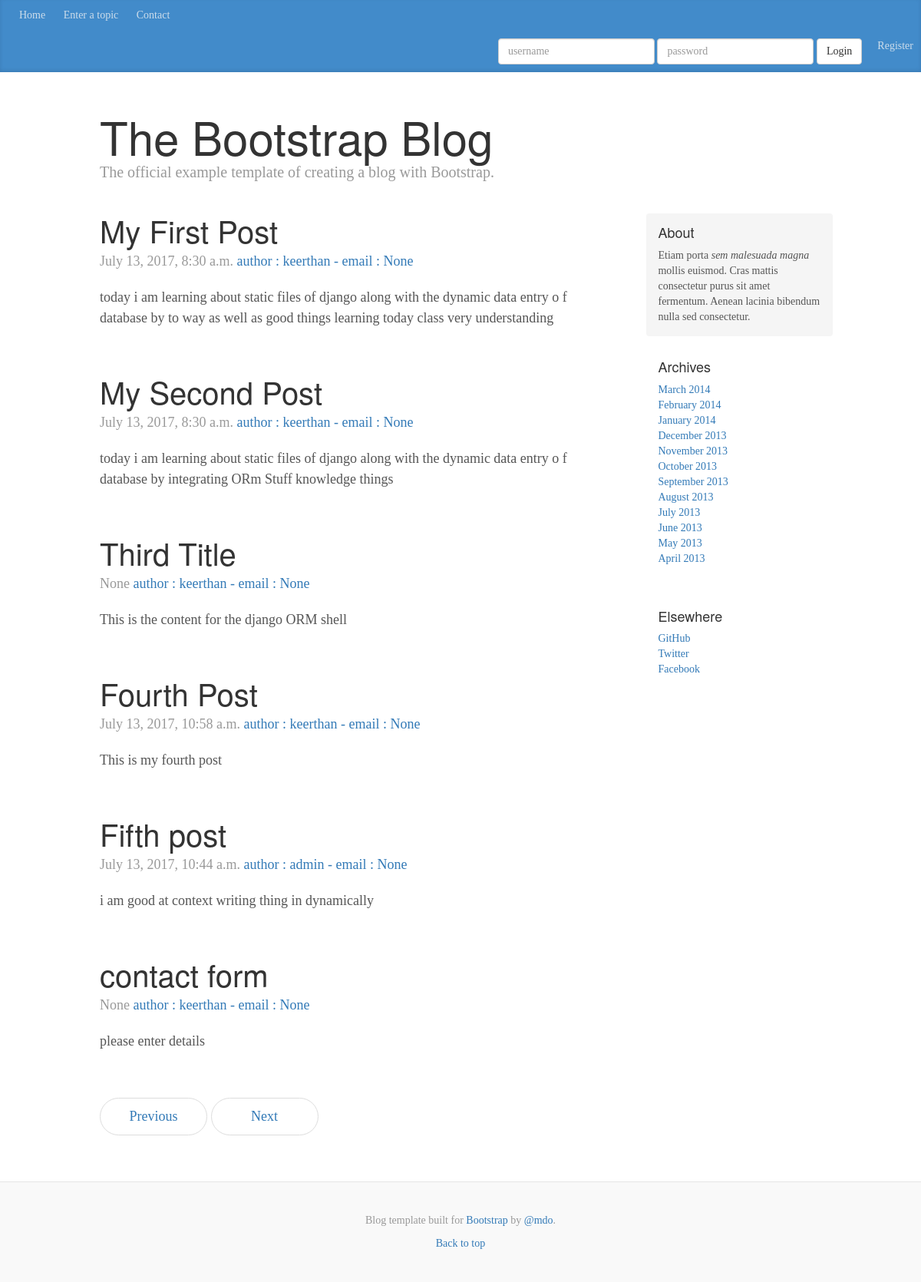
Screenshot of /blog/ with the database file from the repository.
### blog/models.py (models this page shows)
class Post(models.Model):
	author = models.ForeignKey('auth.user')
	email = models.EmailField(max_length=20,null=True,blank=True)
	title = models.CharField(max_length=200)
	text = models.TextField()
	created_date = models.DateTimeField(default=timezone.now)
	published_date = models.DateTimeField(blank=True,null=True)  # blank=True - Form,# null = True - database
 	def publish(self):
 		self.published_date = timezone.now()
 		self.save()
 	def __str__(self):     # __str__ or __unicode__
 		return self.title #return self.author

### blog/views.py (the view)
def home(request):
	posts = Post.objects.all()
	context = {'namesdb' : posts}
	return render(request,'blog/home.html',context)

### templates/blog/home.html
{% extends "base.html" %}
{% block 'frontpage' %}
      <div class="container">
      <div class="blog-header">
        <h1 class="blog-title">The Bootstrap Blog</h1>
        <p class="lead blog-description">The official example template of creating a blog with Bootstrap.</p>
      </div>
      <div class="row">
        <div class="col-sm-8 blog-main">
  {% for value in namesdb %}
          <div class="blog-post">
          <h2 class="blog-post-title">{{ value.title}}</h2>
          <p class="blog-post-meta">{{ value.published_date }} <a href="#">author : {{ value.author }} - email : {{ value.email}}</a></p>
          <p>{{ value.text}}</p>
          </div>
  {% endfor %}
          <nav>
            <ul class="pager">
              <li><a href="#">Previous</a></li>
              <li><a href="#">Next</a></li>
            </ul>
          </nav>
        </div>
        {% include 'common/sidebar.html' %}
      </div>
    </div>
{% endblock %}

### templates/base.html (shortened to what this page needs)
<!DOCTYPE html>
<html lang="en">
  <head>
    {% include 'common/header.html' %}
  </head>
  <body>
    {% include 'common/navbar.html' %}
    {% block 'frontpage' %} {% endblock %}
    {% include 'common/footer.html' %}
  </body>
</html>

### templates/common/header.html (shortened to what this page needs)
 {% load staticfiles %}
    <link href={% static "css/bootstrap.min.css" %} rel="stylesheet">
    <link href={% static "css/ie10-viewport-bug-workaround.css" %}rel="stylesheet">
    <link href={% static "css/blog.css" %} rel="stylesheet">

### templates/common/navbar.html (shortened to what this page needs)
    <div class="blog-masthead">
      <div class="container-fluid">
        <nav class="blog-nav">
          <a class="blog-nav-item " href="{%url 'home' %}">Home</a>
          <a class="blog-nav-item " href="{%url 'PostForm' %}">Enter a topic</a>
          <a class="blog-nav-item " href="{%url 'ContactForm' %}">Contact</a>
        </nav>
          {% if not request.user.is_authenticated  and not "/accounts/login" in request.get_full_path %}
          <a class="blog-nav-item navbar-right" href="{% url 'registration_register' %}">Register</a>
          <form class="blog-nav-item navbar-right form-inline full-right" action="{% url 'auth_login' %}" method="POST">{% csrf_token %}
            <div class="form-group">
              <input type="text" class="form-control" name="username" placeholder="username" />
            </div>
            <div class="form-group">
              <input type="password" class="form-control" name="password" placeholder="password" />
            </div>
            <button type="submit" class="btn btn-default">Login</button>
          </form>
          {% endif %}
      </div>
    </div>

### templates/common/sidebar.html
        <div class="col-sm-3 col-sm-offset-1 blog-sidebar">
          <div class="sidebar-module sidebar-module-inset">
            <h4>About</h4>
            <p>Etiam porta <em>sem malesuada magna</em> mollis euismod. Cras mattis consectetur purus sit amet fermentum. Aenean lacinia bibendum nulla sed consectetur.</p>
          </div>
          <div class="sidebar-module">
            <h4>Archives</h4>
            <ol class="list-unstyled">
              <li><a href="#">March 2014</a></li>
              <li><a href="#">February 2014</a></li>
              <li><a href="#">January 2014</a></li>
              <li><a href="#">December 2013</a></li>
              <li><a href="#">November 2013</a></li>
              <li><a href="#">October 2013</a></li>
              <li><a href="#">September 2013</a></li>
              <li><a href="#">August 2013</a></li>
              <li><a href="#">July 2013</a></li>
              <li><a href="#">June 2013</a></li>
              <li><a href="#">May 2013</a></li>
              <li><a href="#">April 2013</a></li>
            </ol>
          </div>
          <div class="sidebar-module">
            <h4>Elsewhere</h4>
            <ol class="list-unstyled">
              <li><a href="#">GitHub</a></li>
              <li><a href="#">Twitter</a></li>
              <li><a href="#">Facebook</a></li>
            </ol>
          </div>
        </div>

### templates/common/footer.html (shortened to what this page needs)
<footer class="blog-footer">
      <p>Blog template built for <a href="http://getbootstrap.com">Bootstrap</a> by <a href="https://twitter.com/mdo">@mdo</a>.</p>
      <p>
        <a href="#">Back to top</a>
      </p>
    </footer>

### project_static/css/blog.css (style rules this page uses)
body { font-family: Georgia, "Times New Roman", Times, serif; color: #555; }
h1, .h1, h2, .h2, h3, .h3, h4, .h4, h5, .h5, h6, .h6 { margin-top: 0; font-family: "Helvetica Neue", Helvetica, Arial, sans-serif; font-weight: normal; color: #333; }
@media (min-width: 1200px) { .container { width: 970px; } }
.blog-masthead { background-color: #428bca; -webkit-box-shadow: inset 0 -2px 5px rgba(0,0,0,.1); box-shadow: inset 0 -2px 5px rgba(0,0,0,.1); }
.blog-nav-item { position: relative; display: inline-block; padding: 10px; font-weight: 500; color: #cdddeb; }
.blog-header { padding-top: 20px; padding-bottom: 20px; }
.blog-title { margin-top: 30px; margin-bottom: 0; font-size: 60px; font-weight: normal; }
.blog-description { font-size: 20px; color: #999; }
.blog-main { font-size: 18px; line-height: 1.5; }
.sidebar-module { padding: 15px; margin: 0 -15px 15px; }
.sidebar-module-inset { padding: 15px; background-color: #f5f5f5; border-radius: 4px; }
.sidebar-module-inset p:last-child, .sidebar-module-inset ul:last-child, .sidebar-module-inset ol:last-child { margin-bottom: 0; }
.pager { margin-bottom: 60px; text-align: left; }
.pager > li > a { width: 140px; padding: 10px 20px; text-align: center; border-radius: 30px; }
.blog-post { margin-bottom: 60px; }
.blog-post-title { margin-bottom: 5px; font-size: 40px; }
.blog-post-meta { margin-bottom: 20px; color: #999; }
.blog-footer { padding: 40px 0; color: #999; text-align: center; background-color: #f9f9f9; border-top: 1px solid #e5e5e5; }
.blog-footer p:last-child { margin-bottom: 0; }

### rows the page displays
Post: title "My First Post", published_date "July 13, 2017, 8:30 a.m.", author "keerthan", email "None", text "today i am learning about static files of django along with the dynamic data entry o f database by to way as well as good things learning today class very understanding"
Post: title "My Second Post", published_date "July 13, 2017, 8:30 a.m.", author "keerthan", email "None", text "today i am learning about static files of django along with the dynamic data entry o f database by integrating ORm Stuff knowledge things"
Post: title "Third Title", published_date "None", author "keerthan", email "None", text "This is the content for the django ORM shell"
Post: title "Fourth Post", published_date "July 13, 2017, 10:58 a.m.", author "keerthan", email "None", text "This is my fourth post"
Post: title "Fifth post", published_date "July 13, 2017, 10:44 a.m.", author "admin", email "None", text "i am good at context writing thing in dynamically"
Post: title "contact form", published_date "None", author "keerthan", email "None", text "please enter details"
